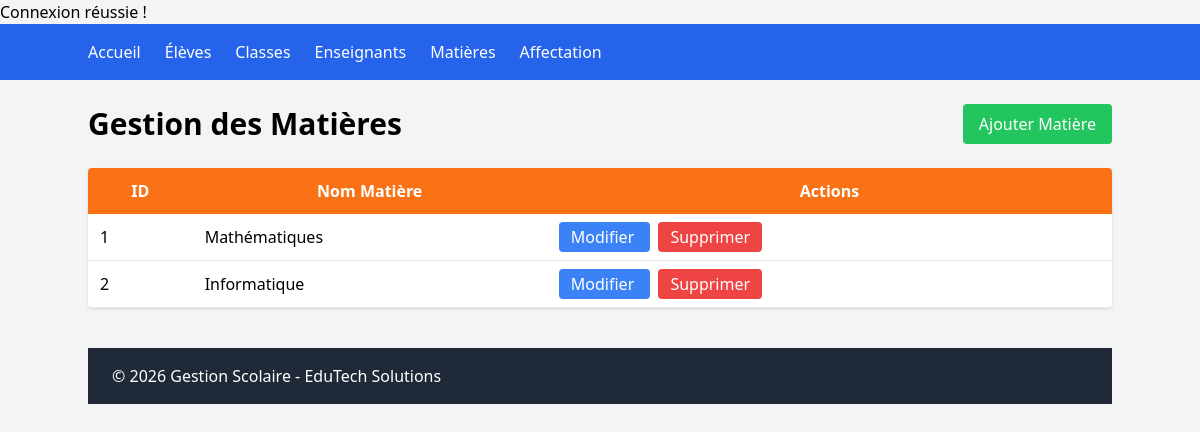
Screenshot of /matieres/index.php with the database file from the repository.
### tables this page shows
CREATE TABLE `matiere` (
  `id_matiere` int(11) NOT NULL,
  `nom_matiere` varchar(50) NOT NULL
);

### matieres/index.php (the view)
<?php
include '../config/config.php';
include '../includes/header.php';
$matieres = $pdo->query("
SELECT * FROM matiere
");
?>
<div class="max-w-6xl mx-auto">
<div class="flex justify-between items-center mb-6">
<h1 class="text-3xl font-bold">
Gestion des Matières
</h1>
<a href="ajouter.php"
class="bg-green-500 text-white px-4 py-2 rounded">
Ajouter Matière
</a>
</div>
<div class="bg-white shadow rounded overflow-hidden">
<table class="w-full">
<thead class="bg-orange-500 text-white">
<tr>
<th class="p-3">ID</th>
<th class="p-3">Nom Matière</th>
<th class="p-3">Actions</th>
</tr>
</thead>
<tbody>
<?php foreach($matieres as $m): ?>
<tr class="border-b">
<td class="p-3">
<?= $m['id_matiere'] ?>
</td>
<td class="p-3">
<?= $m['nom_matiere'] ?>
</td>
<td class="p-3">
<a
href="modifier.php?id=<?= $m['id_matiere'] ?>"
class="bg-blue-500 text-white px-3 py-1 rounded"
>
Modifier
</a>
<a
href="supprimer.php?id=<?= $m['id_matiere'] ?>"
class="bg-red-500 text-white px-3 py-1 rounded ml-2"
onclick="return confirm('Supprimer cette matière ?')"
>
Supprimer
</a>
</td>
</tr>
<?php endforeach; ?>
</tbody>
</table>
</div>
</div>
<?php include '../includes/footer.php'; ?>

### rows the page displays
matiere: id_matiere "1", nom_matiere "Mathématiques"
matiere: id_matiere "2", nom_matiere "Informatique"
